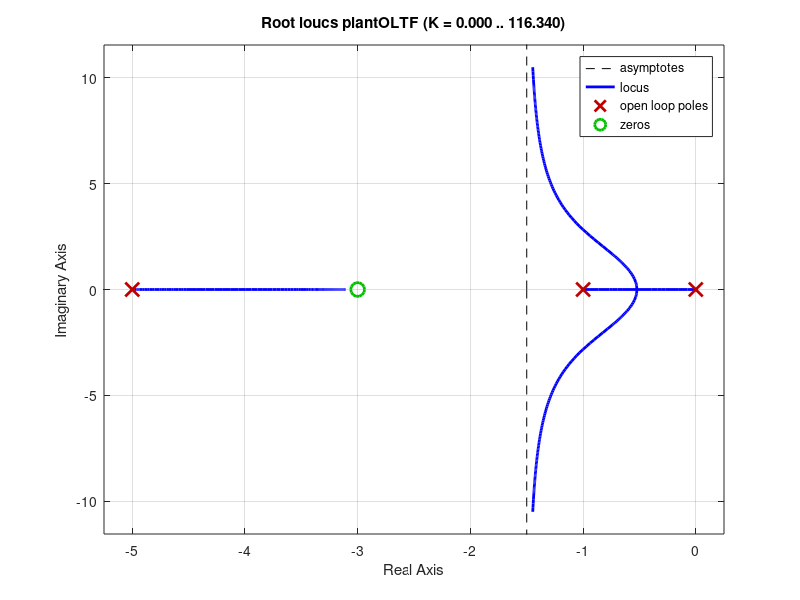
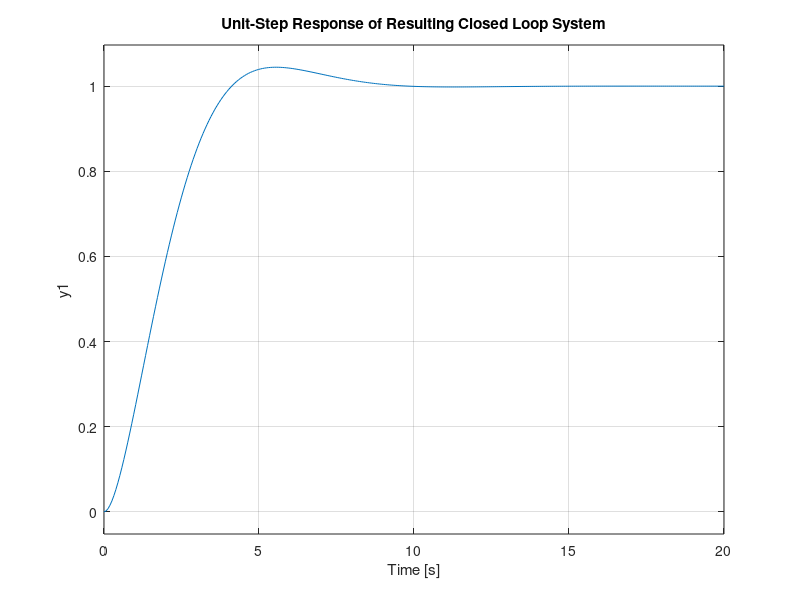
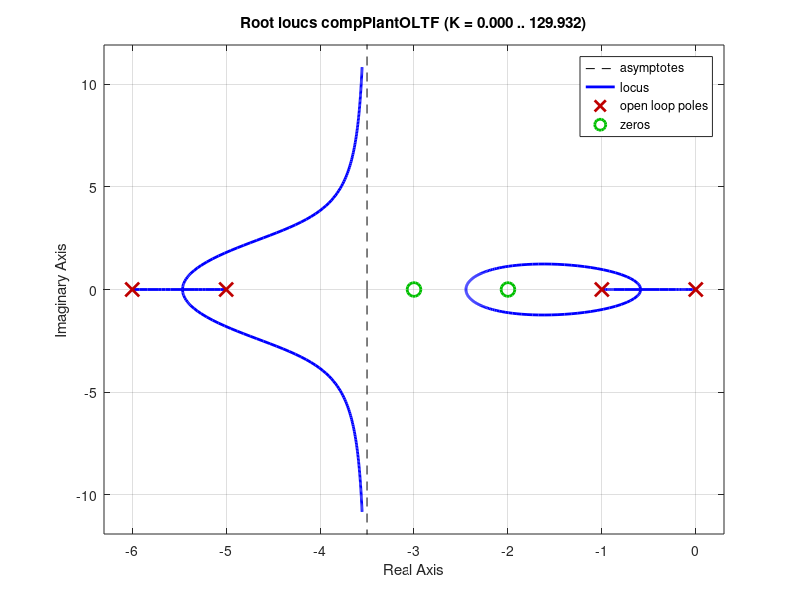

Reproduce these figures in MATLAB, in order. (Note: this script raises an error after producing the figures.)
%% b - Plot Root Locus and unit-step response
% Zero at s = -3
zeros = [-3];
% Poles at s = -1, -5
poles = [0 -1 -5];
% Gain
K = 1
% Get open-loop transfer function; zeros, poles, gain = 1
plantOLTF = zpk(zeros, poles, K)

% Plot Root Locus
rlocus(plantOLTF)
grid on

% Save Closed-loop poles, associated feedback gain values
[r, k] = rlocus(plantOLTF);

% Set gain value for damping ratio = 0.7071
K = 0.985;
% Numerator coefficients
num = [K 3*K];
% Denominator coefficients
den = [1 6 (5+K) 3*K];
% Get closed-loop transfer function
plantCLTF1 = tf(num, den)

plantWithK = zpk(zeros, poles, K)
% Converts OLTF to CLTF - plantWithK = OLTF, 1 = H(s) as it's unity feedback
% control)
plantCLTF = feedback(plantWithK, 1)

figure
step(plantCLTF)
grid on
title('Unit-Step Response of Resulting Closed Loop System')

%% c - Root Locus for phase-led compensated system
K = 1;
% Phase-led compensator
phaseNum = [K 2*K];
phaseDen = [1 6];
phase = tf(phaseNum, phaseDen);
% Compensated plant - compensator in cascade (series) with plant
compPlantOLTF = plantOLTF*phase

% Plot compensated root locus
figure
rlocus(compPlantOLTF)
grid on
% Returns K (gain) at specified CL pole
K_pos = rlocfind(compPlantOLTF, -1.6+1.24j)
K_neg = rlocfind(compPlantOLTF, -1.6-1.24j)

% Get zeros from compensated plant OLTF
z = zero(compPlantOLTF);
% Get poles from compensated plant OLTF
p = pole(compPlantOLTF);
% Get compensated plant OLTF with desired K
compPlantOLTFwithK = zpk(z, p, K_pos)
% Get compensated plant CLTF
compPlantCLTF = feedback(compPlantOLTFwithK, 1)

% Get numerator and denominator coefficients of CLTF
[num den] = tfdata(compPlantCLTF);
% Get other closed-loop poles
clPoles = roots(cell2mat(den))

% No 'figure' so this root locus will cover the previous which isn't needed
% Plot root locus of compensated system with desired K
rlocus(compPlantOLTFwithK)
title('Root Locus Plot (K = 18.9325)')
grid on

%% d - Plot unit step response for phase-lead compensator
% Set gain value for damping ratio = 0.7071
K = 1.49;
% Get OLTF
phaseNum = [K 2*K];
phaseDen = [1 6];
phase = tf(phaseNum, phaseDen);
compPlantD = plantOLTF*phase
% Converts OLTF to CLTF - compPlant = OLTF, 1 = H(s) (1 as it's unity feedback
% control)
compPlantCLTFd = feedback(compPlantD, 1)

figure
step(compPlantCLTFd)
grid on
title('Unit-Step Response of Compensated Closed Loop System')

%% e - Plot root loci and step responses from b and d on same figure for comparison
figure
% Part b root locus
rlocus(plantOLTF, '--r')
hold on
% Part d root locus
rlocus(compPlantOLTFwithK, 'b')
grid on
title('Root Locus Comparison')
legend('Uncompensated', 'Phase-lead Compensated')

figure
step(compPlantCLTFd, plantCLTF)
legend('Compensated System', 'Uncompensated System')
grid on
title('Unit-Step Response of Uncompensated and Compensated Closed Loop Systems')

%% f - Bode plots of compenstated and uncompensated OLTFs
figure 
bode(plantOLTF, compPlantD)
grid on
legend('Uncompensated OLTF', 'Compensated OLTF')
title('Bode Plot for Compensated and Uncompensated OLTF')

% Get gain margin, phase margin and crossover frequencies
[Gm3,Pm3,Wcg3,Wcp3] = margin(plantOLTF)
[Gm4,Pm4,Wcg4,Wcp4] = margin(compPlantD)